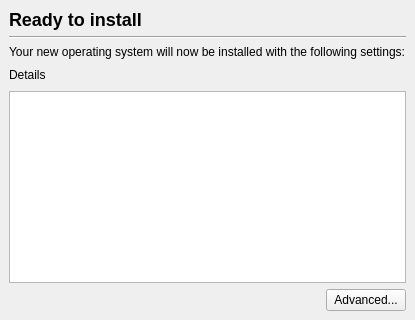
     <widget class="QWidget" name="stepReady" >
      <layout class="QGridLayout" >
       <property name="leftMargin" >
        <number>9</number>
       </property>
       <property name="topMargin" >
        <number>9</number>
       </property>
       <property name="rightMargin" >
        <number>9</number>
       </property>
       <property name="bottomMargin" >
        <number>9</number>
       </property>
       <property name="horizontalSpacing" >
        <number>6</number>
       </property>
       <property name="verticalSpacing" >
        <number>6</number>
       </property>
       <item row="5" column="0" colspan="2" >
        <spacer>
         <property name="orientation" >
          <enum>Qt::Horizontal</enum>
         </property>
         <property name="sizeHint" >
          <size>
           <width>40</width>
           <height>20</height>
          </size>
         </property>
        </spacer>
       </item>
       <item row="5" column="2" >
        <widget class="QPushButton" name="advanced_button" >
         <property name="sizePolicy" >
          <sizepolicy vsizetype="Preferred" hsizetype="Maximum" >
           <horstretch>0</horstretch>
           <verstretch>0</verstretch>
          </sizepolicy>
         </property>
         <property name="text" >
          <string>Advanced...</string>
         </property>
        </widget>
       </item>
       <item row="4" column="0" colspan="3" >
        <widget class="QTextEdit" name="ready_text" >
         <property name="readOnly" >
          <bool>true</bool>
         </property>
        </widget>
       </item>
       <item row="0" column="0" colspan="3" >
        <widget class="QLabel" name="ready_heading_label" >
         <property name="sizePolicy" >
          <sizepolicy vsizetype="Preferred" hsizetype="Preferred" >
           <horstretch>1</horstretch>
           <verstretch>0</verstretch>
          </sizepolicy>
         </property>
         <property name="text" >
          <string>&lt;h2>Ready to install&lt;/h2></string>
         </property>
         <property name="alignment" >
          <set>Qt::AlignVCenter</set>
         </property>
         <property name="wordWrap" >
          <bool>false</bool>
         </property>
        </widget>
       </item>
       <item row="3" column="0" >
        <widget class="QLabel" name="textLabel8" >
         <property name="text" >
          <string>Details</string>
         </property>
         <property name="wordWrap" >
          <bool>false</bool>
         </property>
        </widget>
       </item>
       <item row="3" column="1" colspan="2" >
        <spacer>
         <property name="orientation" >
          <enum>Qt::Horizontal</enum>
         </property>
         <property name="sizeType" >
          <enum>QSizePolicy::Maximum</enum>
         </property>
         <property name="sizeHint" >
          <size>
           <width>50</width>
           <height>20</height>
          </size>
         </property>
        </spacer>
       </item>
       <item row="1" column="0" colspan="3" >
        <widget class="Line" name="line2" >
         <property name="frameShape" >
          <enum>QFrame::HLine</enum>
         </property>
         <property name="frameShadow" >
          <enum>QFrame::Sunken</enum>
         </property>
         <property name="orientation" >
          <enum>Qt::Horizontal</enum>
         </property>
        </widget>
       </item>
       <item row="2" column="0" colspan="3" >
        <widget class="QLabel" name="ready_description_label" >
         <property name="text" >
          <string>Your new operating system will now be installed with the following settings:</string>
         </property>
         <property name="wordWrap" >
          <bool>false</bool>
         </property>
        </widget>
       </item>
      </layout>
     </widget>
